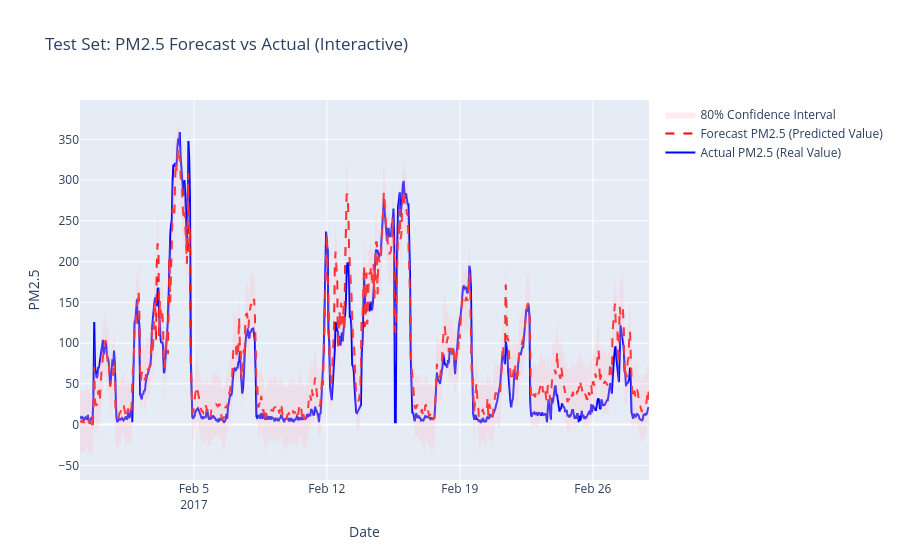

Notebook code cell kept with this figure:
### Code cell
import pandas as pd
from prophet import Prophet
import matplotlib.pyplot as plt
from sklearn.metrics import mean_squared_error
import numpy as np

# 设置 matplotlib 在 notebook 中显示图形
%matplotlib inline

print("--- [步骤 0] 库导入成功 ---")

# --- [步骤 1] 加载处理好的数据 ---
# 我们的 .ipynb 在 'notebooks/' 中, 所以用 '../' 退到根目录
processed_file = '../data/processed/Aotizhongxin_Processed.csv'

print(f"加载干净的数据: {processed_file}")
df = pd.read_csv(processed_file)

# ** 关键 **: Prophet 需要 'datetime' 列是 datetime 对象
# 我们在加载时用 parse_dates=True 直接将其转换
df = pd.read_csv(processed_file, parse_dates=['datetime'])

print("--- [步骤 1] 数据加载并解析日期成功 ---")


# --- [步骤 2] 准备 Prophet 需要的数据格式 ---
# Prophet 要求时间列必须叫 'ds'，目标值列必须叫 'y'
df_prophet = df.rename(columns={
    'datetime': 'ds',
    'PM2.5': 'y'
})

print("--- [步骤 2] 重命名 'datetime' -> 'ds', 'PM2.5' -> 'y' ---")

# --- [步骤 3] 识别所有“特征” (回归量/Regressors) ---
# 这包括所有气象数据和我们创建的 wind_... 列
# 我们从 'df_prophet' 的列中排除 'ds' 和 'y'

regressors = [col for col in df_prophet.columns if col not in ['ds', 'y']]

print(f"已识别出 {len(regressors)} 个额外特征 (回归量):")
print(regressors)

# --- [步骤 4] 划分训练集和测试集 ---
# 这是时间序列，绝不能随机划分！必须按时间切割。
# 我们用最后 30 天 (30 * 24 = 720 小时) 的数据作为测试集
test_period_hours = 30 * 24 
split_point = len(df_prophet) - test_period_hours

df_train = df_prophet.iloc[:split_point]
df_test = df_prophet.iloc[split_point:]

print(f"\n--- [步骤 4] 数据集划分完毕 ---")
print(f"训练集大小: {len(df_train)} 行 (从 {df_train['ds'].min()} 到 {df_train['ds'].max()})")
print(f"测试集大小: {len(df_test)} 行 (从 {df_test['ds'].min()} 到 {df_test['ds'].max()})")


# --- [步骤 5] 初始化并训练 Prophet 模型 ---
print("\n--- [步骤 5] 开始初始化 Prophet 模型... ---")

# Prophet 会自动寻找年、周、日的季节性
model_prophet = Prophet(
    yearly_seasonality=True,
    weekly_seasonality=True,
    daily_seasonality=True
)

# ** 关键 **: 将我们所有的天气特征添加为 '回归量'
for reg in regressors:
    model_prophet.add_regressor(reg)

print("已添加所有回归量。开始训练模型 (这可能需要几十秒)...")

# 训练模型
model_prophet.fit(df_train)

print("--- 模型训练完成 ---")


# --- [步骤 6] 进行预测 ---
# Prophet 预测需要一个包含 'ds' 列和所有 '回归量' 的 DataFrame
# 我们的 'df_test' 已经包含了所有需要的信息

print("\n--- [步骤 6] 开始在测试集上进行预测... ---")
# .predict() 会使用 df_test 中的 'ds' 和所有回归量
forecast = model_prophet.predict(df_test)

print("--- 预测完成 ---")
# 'forecast' DataFrame 包含了预测值 'yhat' 和置信区间 'yhat_lower', 'yhat_upper'
print("预测结果 (后5行) 预览:")
print(forecast[['ds', 'yhat', 'yhat_lower', 'yhat_upper']].tail())

print("\n--- [步骤 6b] 开始计算评估指标... ---")
# 我们的真实值在 df_test['y'] 中
y_true = df_test['y']

# 我们的预测值在 forecast['yhat'] 中
y_pred = forecast['yhat']

# 1. 计算 MSE (均方误差)
#    (真实值 - 预测值) 的平方的平均值
mse = mean_squared_error(y_true, y_pred)
print(f"模型在测试集上的 MSE (均方误差): {mse:.2f}")

# 2. 计算 RMSE (均方根误差)
#    RMSE 是 MSE 的平方根。这个值更有意义，因为它与您的 PM2.5 单位相同
rmse = np.sqrt(mse)
print(f"模型在测试集上的 RMSE (均方根误差): {rmse:.2f}")

# 3. (可选) 计算 MAE (平均绝对误差)
#    (真实值 - 预测值) 的绝对值的平均值
from sklearn.metrics import mean_absolute_error
mae = mean_absolute_error(y_true, y_pred)
print(f"模型在测试集上的 MAE (平均绝对误差): {mae:.2f}")

# --- [步骤 7] 可视化预测结果 ---
print("\n--- [步骤 7] 正在生成可视化图表... ---")

# 1. 绘制 Prophet 的内置预测图 (它会显示训练数据和预测数据)
# ** [修改] ** 中文标题和标签改为英文
fig1 = model_prophet.plot(forecast)
plt.title('Prophet Forecast Overview (including Test Set)')
plt.xlabel('Date')
plt.ylabel('PM2.5')
plt.show()

import plotly.graph_objects as go

print("--- 正在生成 Plotly 交互式对比图... ---")

# 1. 创建一个 Plotly 图形
fig_interactive = go.Figure()

# 2. 添加 "真实值" (Actual) 
fig_interactive.add_trace(
    go.Scatter(
        x=df_test['ds'], 
        y=df_test['y'],
        mode='lines',
        name='Actual PM2.5 (Real Value)', # 图例
        line=dict(color='blue')
    )
)

# 3. 添加 "预测值" (Forecast)
fig_interactive.add_trace(
    go.Scatter(
        x=forecast['ds'], 
        y=forecast['yhat'],
        mode='lines',
        name='Forecast PM2.5 (Predicted Value)', # 图例
        line=dict(color='red', dash='dash')
    )
)

# 4. (可选) 添加 "置信区间"
#    Plotly 的 fill_between 稍微复杂一点
fig_interactive.add_trace(
    go.Scatter(
        x=forecast['ds'],
        y=forecast['yhat_upper'],
        mode='lines',
        line=dict(width=0),
        showlegend=False # 不单独显示这条线的图例
    )
)
fig_interactive.add_trace(
    go.Scatter(
        x=forecast['ds'],
        y=forecast['yhat_lower'],
        mode='lines',
        line=dict(width=0),
        fill='tonexty', # 填充到上一条 (yhat_upper)
        fillcolor='rgba(255, 192, 203, 0.3)', # 粉红色, 30% 透明度
        name='80% Confidence Interval'
    )
)

# 5. 更新图表布局和标题
fig_interactive.update_layout(
    title='Test Set: PM2.5 Forecast vs Actual (Interactive)',
    xaxis_title='Date',
    yaxis_title='PM2.5',
    hovermode="x unified" # 悬停时显示所有数据
)

# 6. 显示图表
fig_interactive.show()
# 7. (新) 保存为一个独立的 HTML 文件
# (这个文件会保存在您的 'notebooks' 文件夹中，与 .ipynb 文件在一起)
print("正在将交互式图表保存为 HTML 文件...")
output_html_file = 'prophet_forecast_interactive.html'
fig_interactive.write_html(output_html_file)

print(f"图表已保存到: {output_html_file}")

# 3. 绘制模型的“成分” (Prophet的强大功能)
# 这能帮您理解 PM2.5 的模式
print("正在生成模型成分图...")
# (这个图表 Prophet 自动生成英文标签，无需修改)
fig2 = model_prophet.plot_components(forecast)
fig2.show()

print("\n--- Prophet 预测流程全部完成！ ---")

### Figure 1 — Plotly figure (JSON) as saved in the notebook; plotly's stock layout.template omitted (floating-point values rounded to 4 significant figures; data arrays with more than 128 entries replaced by an {"elided": "..."} marker saying what was removed)
{"data": [{"line": {"color": "blue"}, "mode": "lines", "name": "Actual PM2.5 (Real Value)", "type": "scatter", "x": {"elided": "720 str values"}, "y": {"elided": "720 float values"}}, {"line": {"color": "red", "dash": "dash"}, "mode": "lines", "name": "Forecast PM2.5 (Predicted Value)", "type": "scatter", "x": {"elided": "720 str values"}, "y": {"elided": "720 float values"}}, {"line": {"width": 0}, "mode": "lines", "showlegend": false, "type": "scatter", "x": {"elided": "720 str values"}, "y": {"elided": "720 float values"}}, {"fill": "tonexty", "fillcolor": "rgba(255, 192, 203, 0.3)", "line": {"width": 0}, "mode": "lines", "name": "80% Confidence Interval", "type": "scatter", "x": {"elided": "720 str values"}, "y": {"elided": "720 float values"}}], "layout": {"hovermode": "x unified", "title": {"text": "Test Set: PM2.5 Forecast vs Actual (Interactive)"}, "xaxis": {"title": {"text": "Date"}}, "yaxis": {"title": {"text": "PM2.5"}}}}
